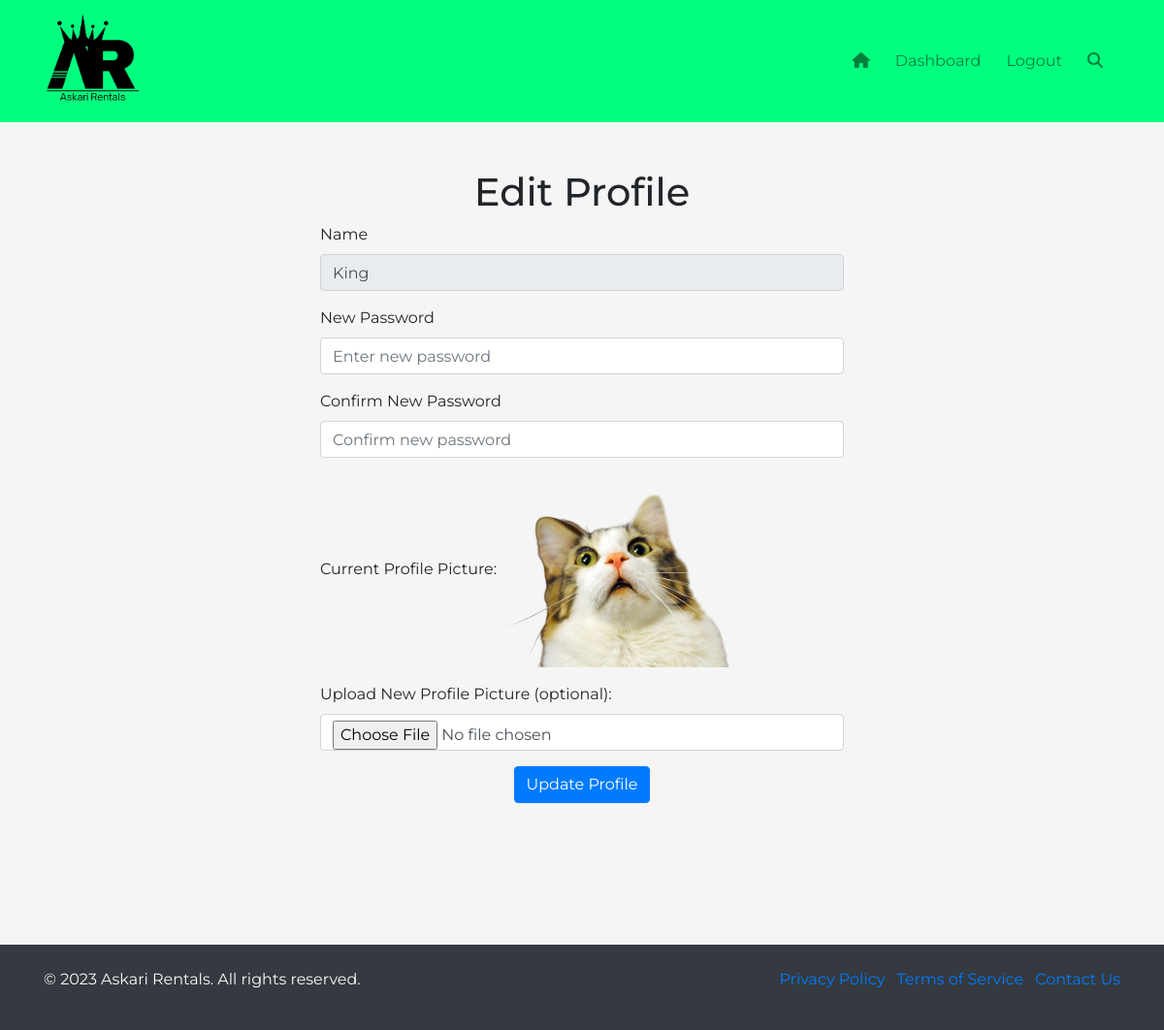
The app's page /edit_profile_admin.php?id=41 (signed in) with its own data.
### tables this page shows
CREATE TABLE `users` (
  `id` int(20) NOT NULL,
  `Name` text NOT NULL,
  `Password` text NOT NULL,
  `Profile Picture` text DEFAULT NULL,
  `Role` varchar(20) NOT NULL
);

### edit_profile_admin.php (the view, shortened to what this page needs)
<?php
include_once('connection.php');
if (isset($_GET['id'])) {
    $userId = $_GET['id'];
    $userQuery = "SELECT * FROM users WHERE id='$userId'";
    $userResult = $mysqli->query($userQuery);
    if ($userResult->num_rows > 0) {
        $userData = $userResult->fetch_assoc();
    } else {
        $message = "User not found.";
    }
} else {
    $message = "No user ID provided.";
}
?>
<?php
include('header.php');
?>
<div class="container mt-5 min-vh-100">
    <div class="row">
        <div class="col-md-12 text-center">
            <h1>Edit Profile</h1>
        </div>
    </div>
    <div class="row">
        <div class="col-md-6 offset-md-3">
            <div class="centered-form">
                <form method="POST" enctype="multipart/form-data">
                    <div class="form-group">
                        <label for="name">Name</label>
                        <input type="text" class="form-control" name="name" value="<?php echo $userData['Name']; ?>" required readonly>
                    </div>
                    <div class="form-group">
                        <label for="password">New Password</label>
                        <input type="password" class="form-control" name="password" placeholder="Enter new password">
                    </div>
                    <div class="form-group">
                        <label for="confirm_password">Confirm New Password</label>
                        <input type="password" class="form-control" name="confirm_password" placeholder="Confirm new password">
                    </div>
                    <div class="form-group">
                        <label for="currentPicture">Current Profile Picture:</label>
                        <?php if (!empty($userData['Profile Picture'])): ?>
                            <img src="media/profiles/<?php echo $userData['Profile Picture']; ?>" class="img-fluid" style="max-height: 200px;" alt="Current Profile Picture">
                        <?php else: ?>
                            <p>No profile picture available</p>
                        <?php endif; ?>
                    </div>
                    <div class="form-group">
                        <label for="profile_picture">Upload New Profile Picture (optional):</label>
                        <input type="file" class="form-control" name="profile_picture" accept="image/*">
                    </div>
                    <div class="form-group text-center">
                        <input type="submit" class="btn btn-primary" name="update" value="Update Profile">
                    </div>
                </form>
            </div>
        </div>
    </div>
</div>
<?php
include('footer.php');
?>

### extrastyle.css (style rules this page uses)
body { background-color: #f5f5f5; font-family: 'Montserrat', sans-serif; }
h1, h2, h3, h4, h5, h6 { font-family: 'Montserrat', sans-serif; }
.btn { font-family: 'Montserrat', sans-serif; }

### records on screen
users: name "King", Profile Picture (picture)
